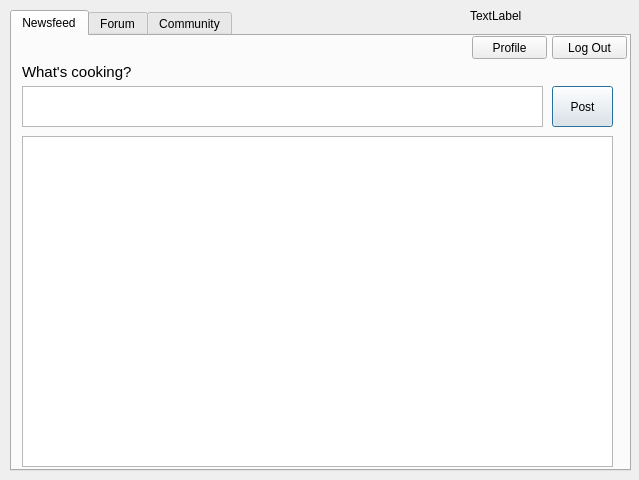
<?xml version="1.0" encoding="UTF-8"?>
<ui version="4.0">
 <class>MainWindow</class>
 <widget class="QWidget" name="MainWindow">
  <property name="geometry">
   <rect>
    <x>0</x>
    <y>0</y>
    <width>639</width>
    <height>480</height>
   </rect>
  </property>
  <property name="windowTitle">
   <string>PassionEAT</string>
  </property>
  <property name="windowIcon">
   <iconset>
    <normaloff>icons/store.png</normaloff>icons/store.png</iconset>
  </property>
  <widget class="QTabWidget" name="Tab">
   <property name="geometry">
    <rect>
     <x>10</x>
     <y>10</y>
     <width>621</width>
     <height>461</height>
    </rect>
   </property>
   <property name="currentIndex">
    <number>0</number>
   </property>
   <widget class="QWidget" name="Newsfeed">
    <attribute name="icon">
     <iconset>
      <normaloff>icons/cutlery.png</normaloff>icons/cutlery.png</iconset>
    </attribute>
    <attribute name="title">
     <string>Newsfeed</string>
    </attribute>
    <widget class="QPushButton" name="LOnewsfeed">
     <property name="geometry">
      <rect>
       <x>540</x>
       <y>0</y>
       <width>75</width>
       <height>23</height>
      </rect>
     </property>
     <property name="text">
      <string>Log Out</string>
     </property>
    </widget>
    <widget class="QPlainTextEdit" name="Ninput">
     <property name="geometry">
      <rect>
       <x>10</x>
       <y>50</y>
       <width>521</width>
       <height>41</height>
      </rect>
     </property>
    </widget>
    <widget class="QPushButton" name="Post">
     <property name="geometry">
      <rect>
       <x>540</x>
       <y>50</y>
       <width>61</width>
       <height>41</height>
      </rect>
     </property>
     <property name="text">
      <string>Post</string>
     </property>
     <property name="default">
      <bool>true</bool>
     </property>
    </widget>
    <widget class="QLabel" name="labelPost">
     <property name="geometry">
      <rect>
       <x>10</x>
       <y>26</y>
       <width>151</width>
       <height>20</height>
      </rect>
     </property>
     <property name="text">
      <string>&lt;html&gt;&lt;head/&gt;&lt;body&gt;&lt;p&gt;&lt;span style=&quot; font-size:11pt;&quot;&gt;What's cooking?&lt;/span&gt;&lt;/p&gt;&lt;/body&gt;&lt;/html&gt;</string>
     </property>
    </widget>
    <widget class="QTextEdit" name="Noutput">
     <property name="geometry">
      <rect>
       <x>10</x>
       <y>100</y>
       <width>591</width>
       <height>331</height>
      </rect>
     </property>
     <property name="readOnly">
      <bool>true</bool>
     </property>
    </widget>
    <widget class="QPushButton" name="PRnewsfeed">
     <property name="geometry">
      <rect>
       <x>460</x>
       <y>0</y>
       <width>75</width>
       <height>23</height>
      </rect>
     </property>
     <property name="text">
      <string>Profile</string>
     </property>
    </widget>
   </widget>
   <widget class="QWidget" name="Forum">
    <attribute name="icon">
     <iconset>
      <normaloff>icons/stand.png</normaloff>icons/stand.png</iconset>
    </attribute>
    <attribute name="title">
     <string>Forum</string>
    </attribute>
    <widget class="QTabWidget" name="TabForum">
     <property name="geometry">
      <rect>
       <x>0</x>
       <y>0</y>
       <width>621</width>
       <height>431</height>
      </rect>
     </property>
     <property name="currentIndex">
      <number>0</number>
     </property>
     <widget class="QWidget" name="Recipes">
      <attribute name="icon">
       <iconset>
        <normaloff>icons/recipe.png</normaloff>icons/recipe.png</iconset>
      </attribute>
      <attribute name="title">
       <string>Recipes</string>
      </attribute>
      <widget class="QListWidget" name="RecList">
       <property name="geometry">
        <rect>
         <x>10</x>
         <y>90</y>
         <width>171</width>
         <height>311</height>
        </rect>
       </property>
      </widget>
      <widget class="QTextEdit" name="RecInput">
       <property name="geometry">
        <rect>
         <x>10</x>
         <y>10</y>
         <width>511</width>
         <height>71</height>
        </rect>
       </property>
      </widget>
      <widget class="QPushButton" name="RecNew">
       <property name="geometry">
        <rect>
         <x>530</x>
         <y>10</y>
         <width>75</width>
         <height>71</height>
        </rect>
       </property>
       <property name="layoutDirection">
        <enum>Qt::LeftToRight</enum>
       </property>
       <property name="autoFillBackground">
        <bool>false</bool>
       </property>
       <property name="text">
        <string>New Thread</string>
       </property>
       <property name="icon">
        <iconset theme="recipe">
         <normaloff>.</normaloff>.</iconset>
       </property>
      </widget>
      <widget class="QPushButton" name="RecReply">
       <property name="geometry">
        <rect>
         <x>190</x>
         <y>370</y>
         <width>411</width>
         <height>31</height>
        </rect>
       </property>
       <property name="text">
        <string>Reply</string>
       </property>
       <property name="icon">
        <iconset>
         <normaloff>icons/retweet-symbol.png</normaloff>icons/retweet-symbol.png</iconset>
       </property>
      </widget>
      <widget class="QTextEdit" name="RecOutput">
       <property name="geometry">
        <rect>
         <x>190</x>
         <y>90</y>
         <width>411</width>
         <height>271</height>
        </rect>
       </property>
       <property name="readOnly">
        <bool>false</bool>
       </property>
      </widget>
     </widget>
     <widget class="QWidget" name="Restaurants">
      <attribute name="icon">
       <iconset>
        <normaloff>icons/restaurant (1).png</normaloff>icons/restaurant (1).png</iconset>
      </attribute>
      <attribute name="title">
       <string>Restaurants</string>
      </attribute>
      <widget class="QPushButton" name="ResReply">
       <property name="geometry">
        <rect>
         <x>190</x>
         <y>370</y>
         <width>411</width>
         <height>31</height>
        </rect>
       </property>
       <property name="text">
        <string>Reply</string>
       </property>
       <property name="icon">
        <iconset>
         <normaloff>icons/retweet-symbol.png</normaloff>icons/retweet-symbol.png</iconset>
       </property>
      </widget>
      <widget class="QTextEdit" name="ResInput">
       <property name="geometry">
        <rect>
         <x>10</x>
         <y>10</y>
         <width>511</width>
         <height>71</height>
        </rect>
       </property>
      </widget>
      <widget class="QListWidget" name="ResList">
       <property name="geometry">
        <rect>
         <x>10</x>
         <y>90</y>
         <width>171</width>
         <height>311</height>
        </rect>
       </property>
      </widget>
      <widget class="QPushButton" name="ResNew">
       <property name="geometry">
        <rect>
         <x>530</x>
         <y>10</y>
         <width>75</width>
         <height>71</height>
        </rect>
       </property>
       <property name="layoutDirection">
        <enum>Qt::LeftToRight</enum>
       </property>
       <property name="autoFillBackground">
        <bool>false</bool>
       </property>
       <property name="text">
        <string>New Thread</string>
       </property>
       <property name="icon">
        <iconset theme="recipe">
         <normaloff>.</normaloff>.</iconset>
       </property>
      </widget>
      <widget class="QTextEdit" name="ResOutput">
       <property name="geometry">
        <rect>
         <x>190</x>
         <y>90</y>
         <width>411</width>
         <height>271</height>
        </rect>
       </property>
       <property name="readOnly">
        <bool>false</bool>
       </property>
      </widget>
     </widget>
     <widget class="QWidget" name="Suggestions">
      <attribute name="icon">
       <iconset>
        <normaloff>icons/restaurant.png</normaloff>icons/restaurant.png</iconset>
      </attribute>
      <attribute name="title">
       <string>Suggestions</string>
      </attribute>
      <widget class="QPushButton" name="SugNew">
       <property name="geometry">
        <rect>
         <x>530</x>
         <y>10</y>
         <width>75</width>
         <height>71</height>
        </rect>
       </property>
       <property name="layoutDirection">
        <enum>Qt::LeftToRight</enum>
       </property>
       <property name="autoFillBackground">
        <bool>false</bool>
       </property>
       <property name="text">
        <string>New Thread</string>
       </property>
       <property name="icon">
        <iconset theme="recipe">
         <normaloff>.</normaloff>.</iconset>
       </property>
      </widget>
      <widget class="QTextEdit" name="SugInput">
       <property name="geometry">
        <rect>
         <x>10</x>
         <y>10</y>
         <width>511</width>
         <height>71</height>
        </rect>
       </property>
      </widget>
      <widget class="QPushButton" name="SugReply">
       <property name="geometry">
        <rect>
         <x>190</x>
         <y>370</y>
         <width>411</width>
         <height>31</height>
        </rect>
       </property>
       <property name="text">
        <string>Reply</string>
       </property>
       <property name="icon">
        <iconset>
         <normaloff>icons/retweet-symbol.png</normaloff>icons/retweet-symbol.png</iconset>
       </property>
      </widget>
      <widget class="QListWidget" name="SugList">
       <property name="geometry">
        <rect>
         <x>10</x>
         <y>90</y>
         <width>171</width>
         <height>311</height>
        </rect>
       </property>
      </widget>
      <widget class="QTextEdit" name="SugOutput">
       <property name="geometry">
        <rect>
         <x>190</x>
         <y>90</y>
         <width>411</width>
         <height>271</height>
        </rect>
       </property>
      </widget>
     </widget>
    </widget>
    <widget class="QPushButton" name="PRforum">
     <property name="geometry">
      <rect>
       <x>460</x>
       <y>0</y>
       <width>75</width>
       <height>23</height>
      </rect>
     </property>
     <property name="text">
      <string>Profile</string>
     </property>
    </widget>
    <widget class="QPushButton" name="LOForum">
     <property name="geometry">
      <rect>
       <x>540</x>
       <y>0</y>
       <width>75</width>
       <height>23</height>
      </rect>
     </property>
     <property name="text">
      <string>Log Out</string>
     </property>
    </widget>
   </widget>
   <widget class="QWidget" name="Community">
    <attribute name="icon">
     <iconset>
      <normaloff>icons/gingerbread-man.png</normaloff>icons/gingerbread-man.png</iconset>
    </attribute>
    <attribute name="title">
     <string>Community</string>
    </attribute>
    <widget class="QPushButton" name="LOcommunity">
     <property name="geometry">
      <rect>
       <x>540</x>
       <y>0</y>
       <width>75</width>
       <height>23</height>
      </rect>
     </property>
     <property name="text">
      <string>Log Out</string>
     </property>
    </widget>
    <widget class="QPushButton" name="PRcommunity">
     <property name="geometry">
      <rect>
       <x>460</x>
       <y>0</y>
       <width>75</width>
       <height>23</height>
      </rect>
     </property>
     <property name="text">
      <string>Profile</string>
     </property>
    </widget>
    <widget class="QListWidget" name="ComList">
     <property name="geometry">
      <rect>
       <x>160</x>
       <y>50</y>
       <width>271</width>
       <height>361</height>
      </rect>
     </property>
    </widget>
    <widget class="QLabel" name="ComUsers">
     <property name="geometry">
      <rect>
       <x>160</x>
       <y>30</y>
       <width>151</width>
       <height>20</height>
      </rect>
     </property>
     <property name="text">
      <string>&lt;html&gt;&lt;head/&gt;&lt;body&gt;&lt;p&gt;&lt;span style=&quot; font-size:11pt;&quot;&gt;Users&lt;/span&gt;&lt;/p&gt;&lt;p&gt;&lt;br/&gt;&lt;/p&gt;&lt;/body&gt;&lt;/html&gt;</string>
     </property>
    </widget>
   </widget>
  </widget>
  <widget class="QLabel" name="Welcome">
   <property name="geometry">
    <rect>
     <x>470</x>
     <y>0</y>
     <width>141</width>
     <height>31</height>
    </rect>
   </property>
   <property name="text">
    <string>TextLabel</string>
   </property>
  </widget>
 </widget>
 <resources/>
 <connections/>
</ui>
